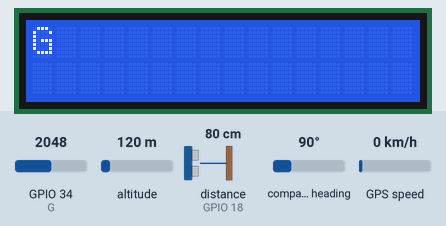
Bench run of a sketch on a simulated ESP32. Shown: 16×2 character LCD. The test bench sets the inputs (shaded band); at power-on: distance to the obstacle (sensor on GPIO 18) 80 cm, GPIO 34 (G) = 2048, altitude 120 m, compass heading 90°, GPS speed 0 km/h. The echo pulse lasts 58.3 µs per cm; the GPS gets a fix after 3 s at 37.7749, -122.4194 with 8 satellites; the modem accepts every AT command (registered, SIM ready, sends succeed) and sends nothing else.

Above: at 1.2 s.
1.3 s: distance to the obstacle (sensor on GPIO 18) set to 17 cm
5.3 s: distance to the obstacle (sensor on GPIO 18) set to 13 cm
7.6 s: distance to the obstacle (sensor on GPIO 18) set to 18 cm
9.6 s: GPIO 34 (G) set to 1975
11.6 s: GPIO 34 (G) set to 2040
Timing chart, 0 to 14.6 s (numbered marks = the images above; inputs shaded):
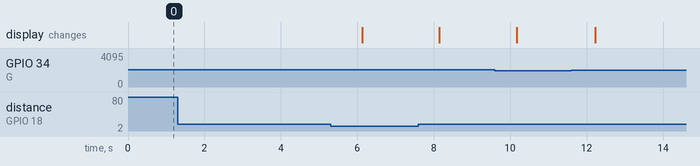

Measured:
- after the input at 1.3 s, every drawn part: stays the same

The sketch:

sewage_monitoring.ino
```cpp
#include <Wire.h>
#include <LiquidCrystal_I2C.h>
#include <TinyGPS++.h>

LiquidCrystal_I2C lcd(0x27,16,2);
TinyGPSPlus gps;
HardwareSerial GPS(1),GSM(2);

#define T 5
#define E 18
#define G 34

bool f=0;

void sms(String m){
 GSM.println("AT+CMGF=1");
 GSM.println("AT+CMGS=\"+917249751625\"");
 GSM.print(m);
 GSM.write(26);
 delay(2000);
}

void setup(){
 pinMode(T,OUTPUT); pinMode(E,INPUT);
 lcd.init(); lcd.backlight();
 GPS.begin(9600,16,17);
 GSM.begin(9600,27,26);
}

void loop(){
 digitalWrite(T,0); delayMicroseconds(2);
 digitalWrite(T,1); delayMicroseconds(10);
 digitalWrite(T,0);

 float d=pulseIn(E,1)*0.034/2;
 int g=analogRead(G);

 while(GPS.available()) gps.encode(GPS.read());

 lcd.clear();
 lcd.print(d<15?"B":g>2000?"G":"O");

 if(d>15&&g<2000) f=0;

 if((d<15||g>2000)&&!f){
  String m="ALERT\n";
  if(d<15)m+="B\n";
  if(g>2000)m+="G\n";
  if(gps.location.isValid())
   m+="http://maps.google.com/?q="+String(gps.location.lat(),6)+","+String(gps.location.lng(),6);
  sms(m); f=1;
 }

 delay(2000);
}
```
